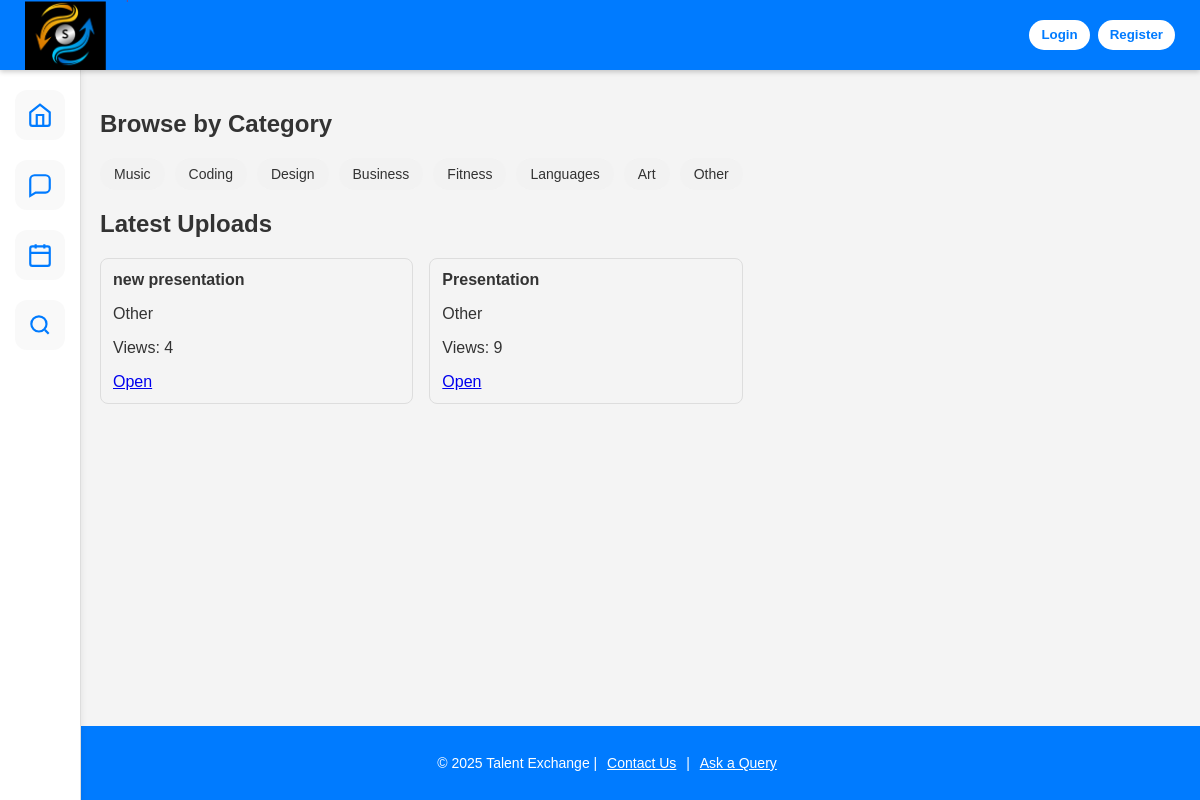
The page / on the database its author committed.
### app.py (models this page shows)
class Content(db.Model):
    id = db.Column(db.Integer, primary_key=True)
    creator_id = db.Column(db.Integer, db.ForeignKey("user.id"), nullable=False)
    title = db.Column(db.String(200), nullable=False)
    description = db.Column(db.Text)
    category = db.Column(db.String(50), nullable=False, default="Other")
    filename = db.Column(db.String(300), nullable=False)
    filetype = db.Column(db.String(20), nullable=False)
    views = db.Column(db.Integer, default=0, nullable=False)
    created_at = db.Column(db.DateTime, default=datetime.utcnow, nullable=False)
    creator = db.relationship("User", backref=db.backref("uploads", lazy=True))

### app.py (the view)
@app.route('/', methods=['GET', 'POST'])
def home():
    selected_category = request.args.get("category")
    categories = CATEGORIES
    uploads = []
    if selected_category:
        uploads = Content.query.filter_by(category=selected_category) \
            .order_by(Content.created_at.desc()).limit(12).all()
    else:
        uploads = Content.query.order_by(Content.created_at.desc()).limit(12).all()
    return render_template( 'index.html', user=current_user, categories=categories, uploads=uploads, selected_category=selected_category )

### templates/index.html (shortened to what this page needs)
<!DOCTYPE html>
<html lang="en">
<head>
    <link rel="stylesheet" href="{{ url_for('static', filename='CSS/base.css') }}">
</head>
<body>
<div class="sidebar">
    <a href="{{ url_for('home') }}" title="Home">
        <svg viewBox="0 0 24 24">
            <path d="M3 9.5l9-7 9 7V20a2 2 0 0 1-2 2H5a2 2 0 0 1-2-2V9.5z"></path>
            <path d="M9 22V12h6v10"></path>
        </svg>
    </a>
    <a href="{{ url_for('inbox') }}" title="Messaging">
        <svg viewBox="0 0 24 24">
            <path d="M21 15a4 4 0 0 1-4 4H8l-5 3V7a4 4 0 0 1 4-4h10a4 4 0 0 1 4 4z"></path>
        </svg>
    </a>
    <a href="#" title="Schedule">
        <svg viewBox="0 0 24 24">
            <rect x="3" y="4" width="18" height="18" rx="2"></rect>
            <path d="M16 2v4M8 2v4M3 10h18"></path>
        </svg>
    </a>
    <a href="{{ url_for('search') }}" title="Search">
        <svg viewBox="0 0 24 24">
            <circle cx="11" cy="11" r="7"></circle>
            <path d="M20 20l-3.5-3.5"></path>
        </svg>
    </a>
</div>
<nav>
    <div class="nav-left">
        <a href="{{ url_for('home') }}">
            <img src="{{ url_for('static', filename='images/Screenshot 2025-10-20 172925.png') }}" alt="Talent Exchange Logo" class="logo">
        </a>
    </div>
        <div class="nav-right">
        <div class="btn-row">
        {% if current_user.is_authenticated %}
        <span class="welcome-text">logged in as {{ current_user.username }} </span>
        <a href="{{ url_for('profile') }}">
            <button class="nav-btn">Profile</button>
        </a>
        <a href="{{ url_for('logout') }}">
            <button class="nav-btn">Logout</button>
        </a>
    {% else %}
        <a href="{{ url_for('login') }}">
            <button class="nav-btn">Login</button>
        </a>
        <a href="{{ url_for('register') }}">
            <button class="nav-btn">Register</button>
        </a>
        {% endif %}
        </div>
    </div>
</nav>
    <footer>
        <div class="footer-content">
            <p>&copy; 2025 Talent Exchange | <a href="#">Contact Us</a> | <a href="#">Ask a Query</a></p>
        </div>
    </footer>
<div class="main-container">
<h2>Browse by Category</h2>
<div class="category-row">
  {% for cat in categories %}
    <a href="{{ url_for('home', category=cat) }}"
       class="category-chip {% if selected_category == cat %}active{% endif %}">
      {{ cat }}
    </a>
  {% endfor %}
</div>
<h2>
  {% if selected_category %}
    {{ selected_category }} Videos
  {% else %}
    Latest Uploads
  {% endif %}
</h2>
<div class="uploads-grid">
  {% for c in uploads %}
    <div class="upload-card">
      <strong>{{ c.title }}</strong>
      <p>{{ c.category }}</p>
      <p>Views: {{ c.views }}</p>
      <a href="{{ url_for('view_content', content_id=c.id) }}">Open</a>
    </div>
  {% else %}
    <p>No uploads found.</p>
  {% endfor %}
</div>
</div>
</body>
</html>

### static/CSS/Base.css (style rules this page uses)
body { margin: 0; font-family: Arial, sans-serif; background-color: #f4f4f4; color: #333; display: flex; }
.sidebar { position: fixed; top: 70px; left: 0; width: 80px; height: calc(100vh - 70px); background-color: #ffffff; border-right: 1px solid #ddd; display: flex; flex-direction: column; align-items: center; padding-top: 20px; gap: 20px; box-shadow: 2px 0 5px rgba(0,0,0,0.05); z-index: 10; }
.sidebar a { width: 50px; height: 50px; display: flex; align-items: center; justify-content: center; border-radius: 12px; background: #f9f9f9; transition: background 0.3s ease, transform 0.2s ease; text-decoration: none; }
.sidebar svg { width: 26px; height: 26px; stroke: #007bff; stroke-width: 2; fill: none; }
nav { display: flex; justify-content: space-between; align-items: center; background-color: #007bff; height: 70px; padding: 0 25px; box-shadow: 0 2px 5px rgba(0,0,0,0.2); position: fixed; top: 0; left: 0; right: 0; z-index: 20; }
.nav-left img.logo { height: 70px; width: auto; object-fit: contain; display: block; }
.nav-right button { background-color: white; color: #007bff; border: none; padding: 8px 16px; border-radius: 20px; font-weight: bold; cursor: pointer; transition: background-color 0.3s ease; }
footer { background-color: #007bff; color: white; text-align: center; padding: 15px 10px; position: fixed; bottom: 0; width: 100%; margin-top: 40px; }
footer a { color: white; text-decoration: underline; margin: 0 6px; transition: color 0.2s ease; }
.footer-content { font-size: 14px; }
.btn-row { display: inline-flex; gap: 8px; align-items: center; }
.btn-row button { line-height: 1; padding: 8px 12px; }
.category-row { display: flex; gap: 10px; flex-wrap: wrap; margin-bottom: 20px; }
.category-chip { padding: 8px 14px; border-radius: 20px; background: #f2f2f2; text-decoration: none; color: #333; font-size: 14px; }
.uploads-grid { display: grid; grid-template-columns: repeat(auto-fill, minmax(220px, 1fr)); gap: 16px; }
.upload-card { padding: 12px; border: 1px solid #ddd; border-radius: 8px; }
.main-container { margin-left: 80px; margin-top: 70px; padding: 20px; min-height: calc(100vh - 70px); box-sizing: border-box; }

### rows shown on the page
Content: title "new presentation", category "Other", views "4"
Content: title "Presentation", category "Other", views "9"

### other values the page prints
{{ cat }} "Music" "Coding" "Design" "Business" "Fitness" "Languages" "Art" "Other"
